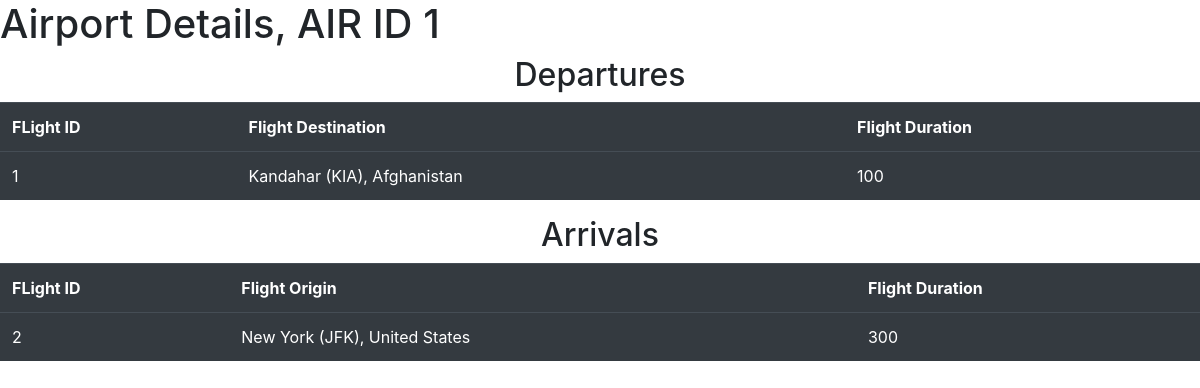
Screenshot of /1/AirPortDetails with the database file from the repository.
### FlightsSystem/models.py (models this page shows, shortened)
class FlightModel(models.Model):
    origin = models.ForeignKey(
        AirportsModel, on_delete=models.CASCADE, max_length=30, related_name="departures")
    distination = models.ForeignKey(
        AirportsModel, on_delete=models.CASCADE, related_name="arrivals", max_length=30)
    duration = models.IntegerField()

class AirportsModel(models.Model):
    code = models.CharField(max_length=10)
    city = models.CharField(max_length=20)
    country = models.CharField(max_length=30)
    def __str__(self):
        return f" {self.city} ({self.code}), {self.country}"

### FlightsSystem/views.py (the view)
def anAirporstDetails(request, AirPort_ID):
    Airport = AirportsModel.objects.get(pk=AirPort_ID)
    return render(request, "FlightsSystem/anAirPortDetials.html", {
        "AirID": AirPort_ID,
        "Arrivals": Airport.arrivals.all(),
        "Departures": Airport.departures.all()
    })

### FlightsSystem/templates/FlightsSystem/anAirPortDetials.html (shortened to what this page needs)
{% extends 'FlightsSystem/layout.html' %} {% block body %}
<h1>Airport Details, AIR ID {{ AirID }}</h1>
<center>
  <h2>Departures</h2>
  <table class="table table-dark table-hover">
    <th>FLight ID</th>
    <th>Flight Destination</th>
    <th>Flight Duration</th>
    {% for aDepartures in Departures %}
    <tr>
      <td>{{aDepartures.id}}</td>
      <td>{{aDepartures.distination}}</td>
      <td>{{aDepartures.duration}}</td>
    </tr>
    {% empty %}
    <script>
        document.addEventListener("DOMContentLoaded", () => {
           document.querySelector("#norecorddep").innerHTML = "No Departure to this Airports with ID: {{AirID}}";
        })
    </script>
    {% endfor %}
  </table>
</center>
<center>
  <h2>Arrivals </h2>
  <table class="table table-dark table-hover">
    <th>FLight ID</th>
    <th>Flight Origin</th>
    <th>Flight Duration</th>
    {% for aArrival in Arrivals %}
    <tr>
      <td>{{aArrival.id}}</td>
      <td>{{aArrival.origin}}</td>
      <td>{{aArrival.duration}}</td>
    </tr>
    {% empty %}
    <script>
        document.addEventListener("DOMContentLoaded", () => {
           document.querySelector("#norecord").innerHTML = "No Arrival to this Airports with ID: {{AirID}}"
        })
    </script>
    {% endfor %}
  </table>
</center>
{% endblock %}

### rows the page displays
FlightModel: id "1", distination "Kandahar (KIA), Afghanistan", duration "100"
FlightModel: id "2", origin "New York (JFK), United States", duration "300"

### other values shown
{{ AirID }} "1"
